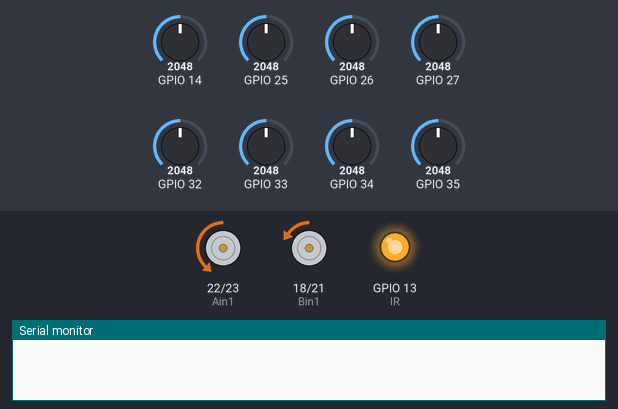
Bench run of a program on a simulated ESP32. Shown: motor-driver pin pairs drawn as motors (green arrow = first pin HIGH = forward, orange = second pin HIGH = backward, longer = more drive, scaled by the enable pin), output pins drawn as LEDs (lit = HIGH), the last lines printed to the serial monitor. The inputs (shaded band) are chosen by the test bench; at power-on: GPIO 25 = 2048, GPIO 34 = 2048, GPIO 14 = 2048, GPIO 27 = 2048, GPIO 26 = 2048, GPIO 32 = 2048, GPIO 33 = 2048, GPIO 35 = 2048. Pins used as bus, display or sensor lines are not drawn.

Above: at 13.1 s.
13.2 s: GPIO 25 set to 122
At 13.9 s:
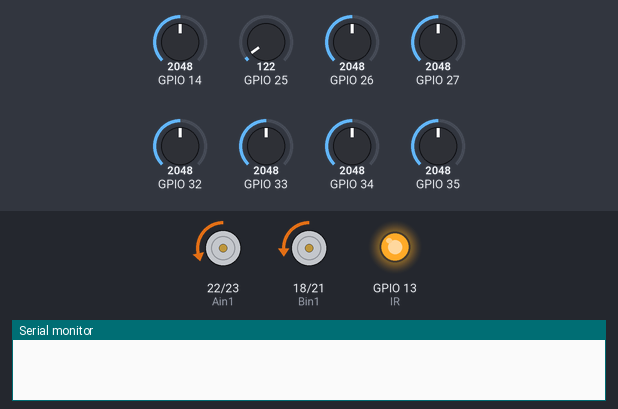
14.9 s: GPIO 34 set to 122
At 15.7 s:
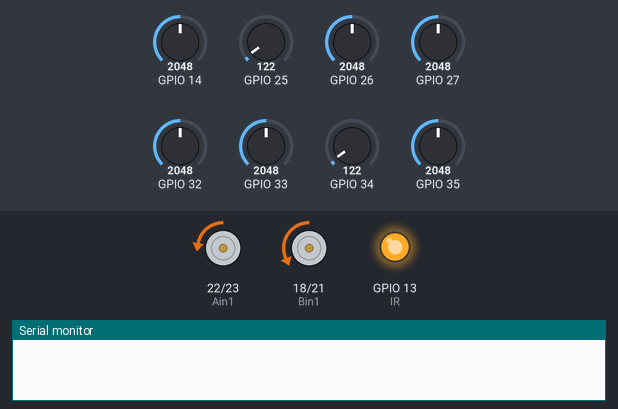
19.0 s: GPIO 14 set to 122
At 20.2 s:
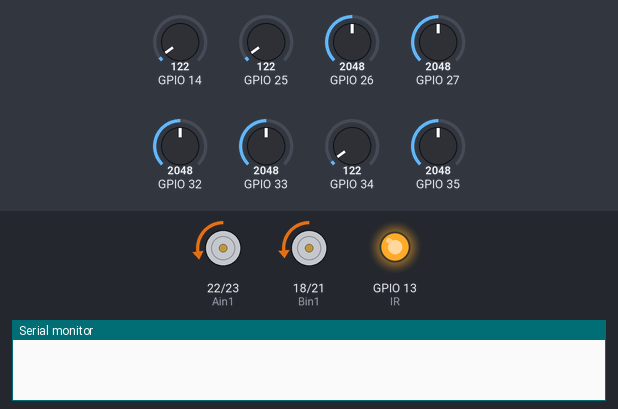
20.6 s: GPIO 27 set to 122
At 21.8 s:
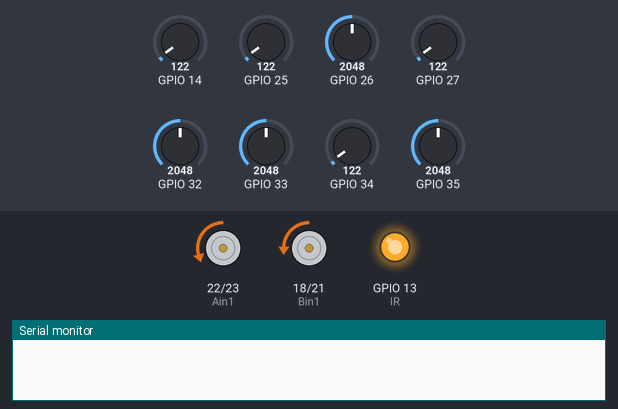
22.1 s: GPIO 26 set to 122
At 22.6 s:
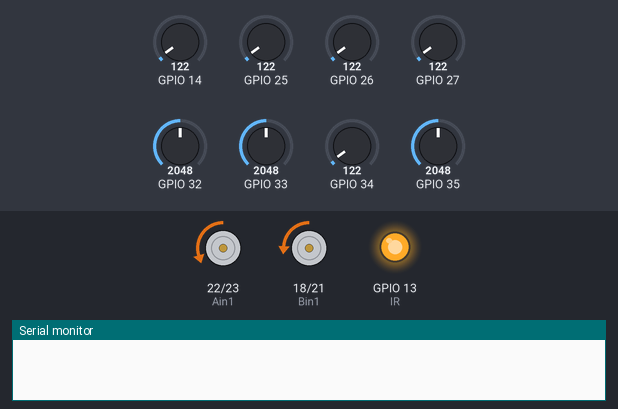
Timing chart, 0 to 24.7 s (numbered marks = the images above; inputs shaded):
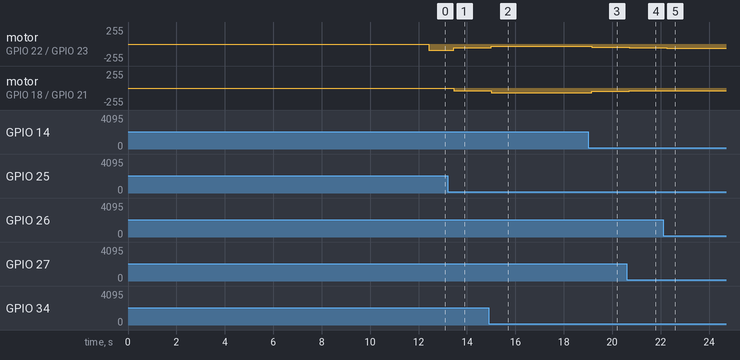

The program:

main.cpp
```cpp
#include <Arduino.h>
#include <QTRSensors.h>
#include <config.h>
#include <BluetoothSerial.h>
QTRSensors qtr;

BluetoothSerial SerialBT;

// QTR?
const uint8_t SensorCount = 8;
uint16_t sensorValues [SensorCount];


// BLUETOOTH
void comunicationBT(){
  if(SerialBT.available()){
    SerialBT.println("funfando");
    String valorRecebido = SerialBT.readString();
    Serial.println(valorRecebido);

    //formato do dado recebido
    //     kP     ki      kD
    // 000.000;000.000;000.000
    if(valorRecebido == "estado_a" || valorRecebido == "Cliente Conectado!" || valorRecebido == "Cliente Desconectado!"){
      // Serial.println(valorRecebido);
      SerialBT.print(valorRecebido);
    }
    else if(valorRecebido == "ok"){
      SerialBT.print(valorRecebido);
    }
    else{
      String stgkP = valorRecebido.substring(0,7);
      double kP = stgkP.toDouble();
      String stgkI = valorRecebido.substring(8,15);
      double kI = stgkI.toDouble();
      String stgkD = valorRecebido.substring(16,23);
      double kD = stgkD.toDouble();
      if((kP + kI + kD) < 100){
        Serial.println("parece que deu certo essa caralha aqui");
      }

      // prova real de que o numero está chegando inteiro

      Serial.print(kP, 6);
      Serial.print(" | ");
      Serial.print(kI, 6);
      Serial.print(" | ");
      Serial.println(kD, 6);
      SerialBT.print(kP);

    }
  }
}


// CALIBRACAO


void setup() {

  // PINMODES
  // PONTE H
  pinMode(Ain1, OUTPUT);
  pinMode(Ain2, OUTPUT);
  pinMode(Bin1, OUTPUT);
  pinMode(Bin2, OUTPUT);
  // IR SENSOR
  pinMode(IR, OUTPUT);
  digitalWrite(IR,HIGH);

 //CONFIGURACAOPWM
  ledcAttachPin(PWMA , A_channel);
  ledcSetup(A_channel , DEFAULT_LEDC_FREQ , _resolution);


  ledcAttachPin(PWMB , B_channel);
  ledcSetup(B_channel , DEFAULT_LEDC_FREQ , _resolution);

  // CONFIGURACAO SENSORES
  qtr.setTypeAnalog();
  qtr.setSensorPins((const uint8_t[]){S1,S2,S3,S4,S5,S6,S7,S8}, SensorCount);
  qtr.setEmitterPin(2);


  // --------ROTINA DE CALIBRACAO--------
  delay(2000);
  pinMode(LED_BUILTIN, OUTPUT);
  digitalWrite(LED_BUILTIN, HIGH);


 for (uint16_t j = 0; j < 150; j++)
  {
        qtr.calibrate();
        delay(1);
  }

  digitalWrite(LED_BUILTIN, LOW);

  // --------FIM DA CALIBRACAO--------


  // print the calibration minimum values measured when emitters were on
  Serial.begin(9600);
  for (uint8_t i = 0; i < SensorCount; i++)
  {
    Serial.print(qtr.calibrationOn.minimum[i]);
    Serial.print(' ');
  }
  Serial.println();

  // print the calibration maximum values measured when emitters were on
  for (uint8_t i = 0; i < SensorCount; i++)
  {
    Serial.print(qtr.calibrationOn.maximum[i]);
    Serial.print(' ');
  }
  Serial.println();
  Serial.println();
  delay(1000);

  // read raw sensor values
  qtr.read(sensorValues);

  // print the sensor values as numbers from 0 to 1023, where 0 means maximum
  // reflectance and 1023 means minimum reflectance
  for (uint8_t i = 0; i < SensorCount; i++)
  {
    Serial.print(sensorValues[i]);
    Serial.print('\t');
  }
  Serial.println();

  delay(5000);

  int P = 0;
  int I = 0;
  int D = 0;

}


void loop()
{
  comunicationBT();
  qtr.read(sensorValues);

for (uint8_t i = 0; i < SensorCount; i++)
  {

    Serial.print('\t');
  }
  Serial.println();

  delay(500);

  uint16_t sensores [8];
  int16_t position = qtr.readLineWhite(sensores); //AAAAAAAAAAAA!!!!!!
  int16_t setpoint = 3500;
  static int16_t lasterror = 0;
  int16_t error = position - setpoint;


  float KP = 0.05;
  float KI = 0;
  float KD = 0;
  int16_t P = error;
  int16_t I = I + error;
  int16_t D = error - lasterror;
  lasterror = error;
  float pidmano = KP*P;

  int16_t vel = 200;

  int16_t motorA = vel - pidmano;
  int16_t motorB = vel + pidmano;

  //Serial.println (P);
  //Serial.println (pidmano);
  //Serial.println (motorA);
  //Serial.println (motorB);

  ledcWrite(A_channel, motorA);
  ledcWrite(B_channel, motorB);
  digitalWrite(Ain1 , LOW);
  digitalWrite(Bin1 , LOW);
  digitalWrite(Ain2 , HIGH);
  digitalWrite(Bin2 , HIGH);

  delay(10);
}
```

config.h
```cpp
// PINS PONTE H
#define Ain1 22
#define Ain2 23
#define Bin1  18
#define Bin2 21

#define PWMA  4
#define PWMB  19


// PINS SENSOR IR
#define IR 13
#define S1 14
#define S2 27
#define S3 26
#define S4 25
#define S5 33
#define S6 32
#define S7 35
#define S8 34

#define Lt 17 //TX2

// PWM?
#define DEFAULT_LEDC_FREQ 800
#define _resolution 10
#define A_channel 0
#define B_channel 1
```

Measured:
- after the input at 13.2 s, motor on GPIO 22 (Ain1) / GPIO 23 (Ain2): backward 93/255 → backward 56/255 after 0.26 s; motor on GPIO 18 (Bin1) / GPIO 21 (Bin2): backward 6/255 → backward 44/255 after 0.26 s
- after the input at 14.9 s, motor on GPIO 22 (Ain1) / GPIO 23 (Ain2): backward 56/255 → backward 31/255 after 0.11 s; motor on GPIO 18 (Bin1) / GPIO 21 (Bin2): backward 44/255 → backward 68/255 after 0.11 s
- after the input at 19.0 s, motor on GPIO 22 (Ain1) / GPIO 23 (Ain2): backward 31/255 → backward 52/255 after 0.15 s; motor on GPIO 18 (Bin1) / GPIO 21 (Bin2): backward 68/255 → backward 48/255 after 0.15 s
- after the input at 20.6 s, motor on GPIO 22 (Ain1) / GPIO 23 (Ain2): backward 52/255 → backward 59/255 after 0.10 s; motor on GPIO 18 (Bin1) / GPIO 21 (Bin2): backward 48/255 → backward 40/255 after 0.10 s
- after the input at 22.1 s, motor on GPIO 22 (Ain1) / GPIO 23 (Ain2): backward 59/255 → backward 61/255 after 0.15 s; motor on GPIO 18 (Bin1) / GPIO 21 (Bin2): backward 40/255 → backward 39/255 after 0.15 s
